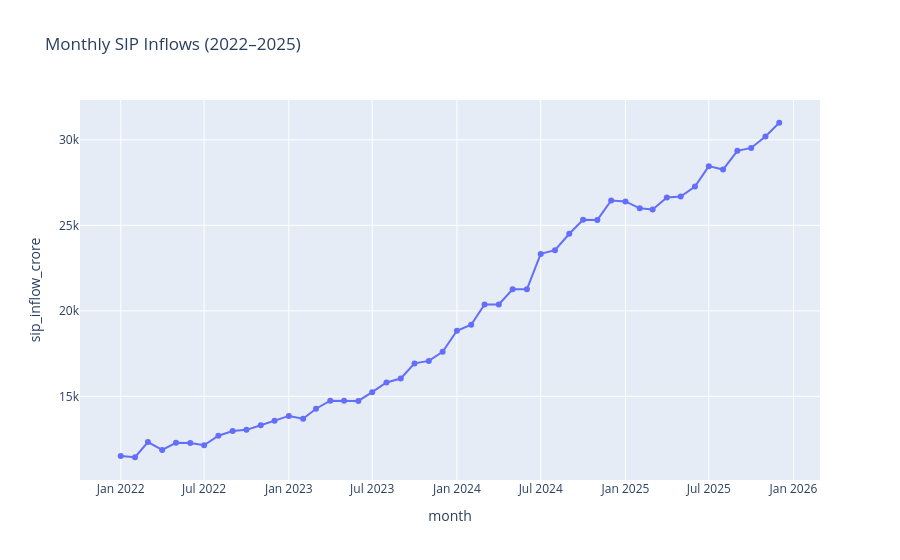

Notebook code for this chart:
### Code cell
fig = px.line(
    sip,
    x="month",
    y="sip_inflow_crore",
    title="Monthly SIP Inflows (2022–2025)",
    markers=True
)

fig.show()
